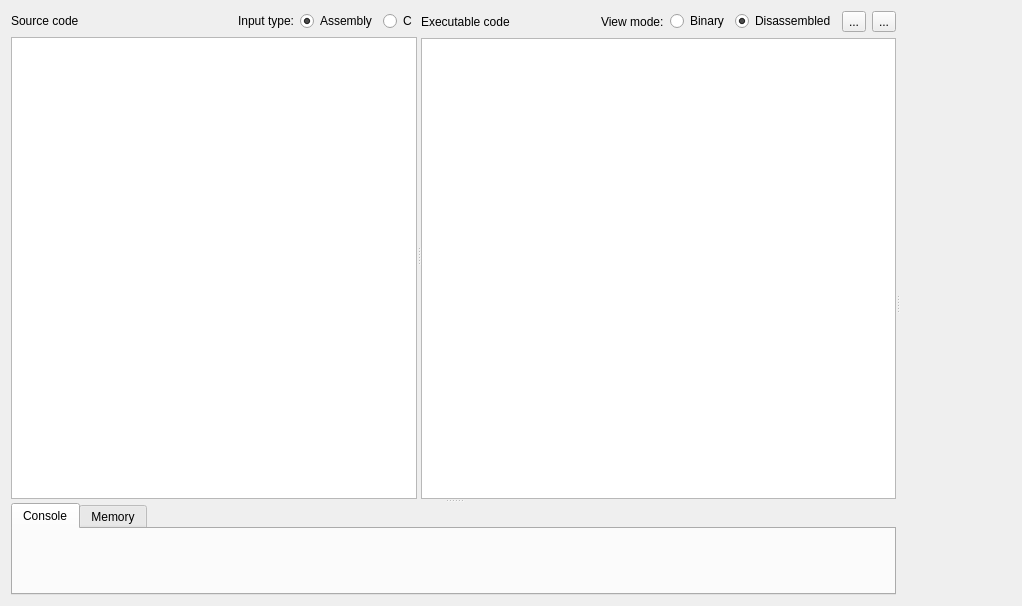
<?xml version="1.0" encoding="UTF-8"?>
<ui version="4.0">
 <class>Ripes::EditTab</class>
 <widget class="QWidget" name="Ripes::EditTab">
  <property name="geometry">
   <rect>
    <x>0</x>
    <y>0</y>
    <width>1022</width>
    <height>606</height>
   </rect>
  </property>
  <property name="windowTitle">
   <string>Form</string>
  </property>
  <layout class="QGridLayout" name="gridLayout">
   <item row="0" column="0">
    <widget class="QSplitter" name="toplevelSplitter">
     <property name="orientation">
      <enum>Qt::Horizontal</enum>
     </property>
     <widget class="QSplitter" name="leftSpliiter">
      <property name="orientation">
       <enum>Qt::Vertical</enum>
      </property>
      <widget class="QWidget" name="verticalLayoutWidget_3">
       <layout class="QVBoxLayout" name="leftLayout">
        <item>
         <widget class="QSplitter" name="editorSplitter">
          <property name="orientation">
           <enum>Qt::Horizontal</enum>
          </property>
          <widget class="QWidget" name="verticalLayoutWidget">
           <layout class="QVBoxLayout" name="editorLayout">
            <item>
             <layout class="QHBoxLayout" name="horizontalLayout_3">
              <item>
               <widget class="QLabel" name="label">
                <property name="text">
                 <string>Source code</string>
                </property>
               </widget>
              </item>
              <item>
               <spacer name="horizontalSpacer_2">
                <property name="orientation">
                 <enum>Qt::Horizontal</enum>
                </property>
                <property name="sizeHint" stdset="0">
                 <size>
                  <width>40</width>
                  <height>20</height>
                 </size>
                </property>
               </spacer>
              </item>
              <item>
               <widget class="QLabel" name="label_6">
                <property name="text">
                 <string>Input type:</string>
                </property>
               </widget>
              </item>
              <item>
               <widget class="QRadioButton" name="setAssemblyInput">
                <property name="text">
                 <string>Assembly</string>
                </property>
                <property name="checked">
                 <bool>true</bool>
                </property>
               </widget>
              </item>
              <item>
               <widget class="QRadioButton" name="setCInput">
                <property name="text">
                 <string>C</string>
                </property>
               </widget>
              </item>
              <item>
               <layout class="QHBoxLayout" name="sourceTypeLayout"/>
              </item>
             </layout>
            </item>
            <item>
             <widget class="QStackedWidget" name="editorStackedWidget">
              <property name="currentIndex">
               <number>0</number>
              </property>
              <widget class="QWidget" name="editorPage">
               <layout class="QGridLayout" name="gridLayout_3">
                <property name="leftMargin">
                 <number>0</number>
                </property>
                <property name="topMargin">
                 <number>0</number>
                </property>
                <property name="rightMargin">
                 <number>0</number>
                </property>
                <property name="bottomMargin">
                 <number>0</number>
                </property>
                <item row="0" column="0">
                 <widget class="CodeEditor" name="codeEditor"/>
                </item>
               </layout>
              </widget>
              <widget class="QWidget" name="editorDisabledPage">
               <layout class="QGridLayout" name="gridLayout_5">
                <item row="0" column="0">
                 <widget class="QFrame" name="gridFrame">
                  <property name="frameShape">
                   <enum>QFrame::Box</enum>
                  </property>
                  <property name="lineWidth">
                   <number>1</number>
                  </property>
                  <layout class="QGridLayout" name="gridLayout_4">
                   <item row="5" column="1">
                    <spacer name="verticalSpacer_2">
                     <property name="orientation">
                      <enum>Qt::Vertical</enum>
                     </property>
                     <property name="sizeHint" stdset="0">
                      <size>
                       <width>20</width>
                       <height>40</height>
                      </size>
                     </property>
                    </spacer>
                   </item>
                   <item row="1" column="2">
                    <spacer name="horizontalSpacer_4">
                     <property name="orientation">
                      <enum>Qt::Horizontal</enum>
                     </property>
                     <property name="sizeHint" stdset="0">
                      <size>
                       <width>40</width>
                       <height>20</height>
                      </size>
                     </property>
                    </spacer>
                   </item>
                   <item row="0" column="1">
                    <spacer name="verticalSpacer">
                     <property name="orientation">
                      <enum>Qt::Vertical</enum>
                     </property>
                     <property name="sizeHint" stdset="0">
                      <size>
                       <width>20</width>
                       <height>40</height>
                      </size>
                     </property>
                    </spacer>
                   </item>
                   <item row="1" column="3">
                    <layout class="QGridLayout" name="gridLayout_6"/>
                   </item>
                   <item row="1" column="0">
                    <spacer name="horizontalSpacer_3">
                     <property name="orientation">
                      <enum>Qt::Horizontal</enum>
                     </property>
                     <property name="sizeHint" stdset="0">
                      <size>
                       <width>40</width>
                       <height>20</height>
                      </size>
                     </property>
                    </spacer>
                   </item>
                   <item row="1" column="1">
                    <layout class="QGridLayout" name="gridLayout_7">
                     <item row="1" column="1">
                      <widget class="QLabel" name="inputSrcPath">
                       <property name="text">
                        <string>TextLabel</string>
                       </property>
                       <property name="wordWrap">
                        <bool>true</bool>
                       </property>
                      </widget>
                     </item>
                     <item row="1" column="0">
                      <widget class="QLabel" name="label_5">
                       <property name="text">
                        <string>&lt;html&gt;&lt;head/&gt;&lt;body&gt;&lt;p&gt;&lt;span style=&quot; font-weight:600;&quot;&gt;File:&lt;/span&gt;&lt;/p&gt;&lt;/body&gt;&lt;/html&gt;</string>
                       </property>
                      </widget>
                     </item>
                     <item row="2" column="0">
                      <widget class="QLabel" name="label_7">
                       <property name="text">
                        <string>&lt;html&gt;&lt;head/&gt;&lt;body&gt;&lt;p&gt;&lt;span style=&quot; font-weight:600;&quot;&gt;Note:&lt;/span&gt; Enabling the editor will clear any currently loaded program from the simulator&lt;/p&gt;&lt;/body&gt;&lt;/html&gt;</string>
                       </property>
                       <property name="textFormat">
                        <enum>Qt::RichText</enum>
                       </property>
                       <property name="wordWrap">
                        <bool>true</bool>
                       </property>
                      </widget>
                     </item>
                     <item row="0" column="1">
                      <widget class="QLabel" name="curInputSrcLabel">
                       <property name="text">
                        <string>Foo</string>
                       </property>
                      </widget>
                     </item>
                     <item row="0" column="0">
                      <widget class="QLabel" name="label_4">
                       <property name="text">
                        <string>&lt;b&gt;Current input source:&lt;/b&gt;</string>
                       </property>
                       <property name="textFormat">
                        <enum>Qt::RichText</enum>
                       </property>
                      </widget>
                     </item>
                     <item row="2" column="1">
                      <layout class="QHBoxLayout" name="horizontalLayout">
                       <item>
                        <widget class="QPushButton" name="enableEditor">
                         <property name="text">
                          <string>Enable editor</string>
                         </property>
                        </widget>
                       </item>
                       <item>
                        <spacer name="horizontalSpacer_5">
                         <property name="orientation">
                          <enum>Qt::Horizontal</enum>
                         </property>
                         <property name="sizeHint" stdset="0">
                          <size>
                           <width>40</width>
                           <height>20</height>
                          </size>
                         </property>
                        </spacer>
                       </item>
                      </layout>
                     </item>
                    </layout>
                   </item>
                  </layout>
                 </widget>
                </item>
               </layout>
              </widget>
             </widget>
            </item>
           </layout>
          </widget>
          <widget class="QWidget" name="verticalLayoutWidget_2">
           <layout class="QVBoxLayout" name="programViewerLayout">
            <item>
             <layout class="QHBoxLayout" name="horizontalLayout_4">
              <item>
               <widget class="QLabel" name="label_2">
                <property name="text">
                 <string>Executable code</string>
                </property>
               </widget>
              </item>
              <item>
               <spacer name="horizontalSpacer">
                <property name="orientation">
                 <enum>Qt::Horizontal</enum>
                </property>
                <property name="sizeType">
                 <enum>QSizePolicy::Expanding</enum>
                </property>
                <property name="sizeHint" stdset="0">
                 <size>
                  <width>40</width>
                  <height>20</height>
                 </size>
                </property>
               </spacer>
              </item>
              <item>
               <widget class="QLabel" name="label_3">
                <property name="text">
                 <string>View mode:</string>
                </property>
               </widget>
              </item>
              <item>
               <widget class="QRadioButton" name="binaryViewButton">
                <property name="text">
                 <string>Binary</string>
                </property>
                <attribute name="buttonGroup">
                 <string notr="true">binaryViewButtons</string>
                </attribute>
               </widget>
              </item>
              <item>
               <widget class="QRadioButton" name="disassembledViewButton">
                <property name="text">
                 <string>Disassembled</string>
                </property>
                <property name="checked">
                 <bool>true</bool>
                </property>
                <attribute name="buttonGroup">
                 <string notr="true">binaryViewButtons</string>
                </attribute>
               </widget>
              </item>
              <item>
               <widget class="QToolButton" name="followButton">
                <property name="text">
                 <string>...</string>
                </property>
               </widget>
              </item>
              <item>
               <widget class="QToolButton" name="navigatorButton">
                <property name="text">
                 <string>...</string>
                </property>
               </widget>
              </item>
             </layout>
            </item>
            <item>
             <widget class="ProgramViewer" name="programViewer"/>
            </item>
           </layout>
          </widget>
         </widget>
        </item>
       </layout>
      </widget>
      <widget class="QTabWidget" name="tabWidget">
       <property name="currentIndex">
        <number>0</number>
       </property>
       <widget class="QWidget" name="consoleTab">
        <attribute name="title">
         <string>Console</string>
        </attribute>
        <layout class="QGridLayout" name="gridLayout_2">
         <item row="0" column="0">
          <widget class="ConsoleWidget" name="console" native="true"/>
         </item>
        </layout>
       </widget>
       <widget class="QWidget" name="memoryTab">
        <attribute name="title">
         <string>Memory</string>
        </attribute>
        <layout class="QGridLayout" name="gridLayout_8">
         <item row="0" column="0">
          <widget class="MemoryViewerWidget" name="memoryView" native="true"/>
         </item>
        </layout>
       </widget>
      </widget>
     </widget>
     <widget class="RegisterContainerWidget" name="registers" native="true"/>
    </widget>
   </item>
  </layout>
 </widget>
 <customwidgets>
  <customwidget>
   <class>RegisterContainerWidget</class>
   <extends>QWidget</extends>
   <header>registercontainerwidget.h</header>
   <container>1</container>
  </customwidget>
  <customwidget>
   <class>CodeEditor</class>
   <extends>QPlainTextEdit</extends>
   <header>editor/codeeditor.h</header>
  </customwidget>
  <customwidget>
   <class>ProgramViewer</class>
   <extends>QPlainTextEdit</extends>
   <header>programviewer.h</header>
  </customwidget>
  <customwidget>
   <class>ConsoleWidget</class>
   <extends>QWidget</extends>
   <header>consolewidget.h</header>
   <container>1</container>
  </customwidget>
  <customwidget>
   <class>MemoryViewerWidget</class>
   <extends>QWidget</extends>
   <header>memoryviewerwidget.h</header>
   <container>1</container>
  </customwidget>
 </customwidgets>
 <resources/>
 <connections/>
 <buttongroups>
  <buttongroup name="binaryViewButtons"/>
 </buttongroups>
</ui>
